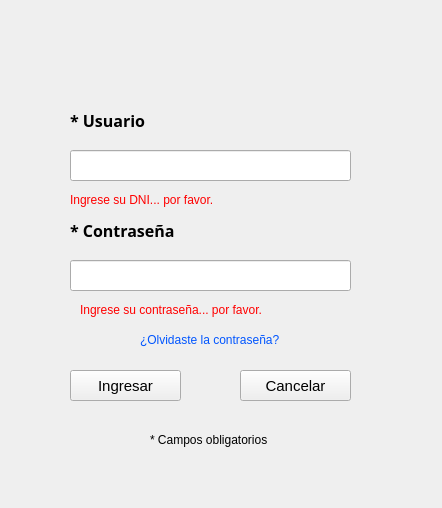
<?xml version="1.0" encoding="UTF-8"?>
<ui version="4.0">
 <class>MainWindow</class>
 <widget class="QMainWindow" name="MainWindow">
  <property name="geometry">
   <rect>
    <x>0</x>
    <y>0</y>
    <width>442</width>
    <height>508</height>
   </rect>
  </property>
  <property name="windowTitle">
   <string>Inicio de Sesión</string>
  </property>
  <widget class="QWidget" name="centralwidget">
   <widget class="QLabel" name="lbl_usuario">
    <property name="geometry">
     <rect>
      <x>70</x>
      <y>110</y>
      <width>131</width>
      <height>20</height>
     </rect>
    </property>
    <property name="font">
     <font>
      <family>Arial Black</family>
      <pointsize>12</pointsize>
      <bold>true</bold>
     </font>
    </property>
    <property name="text">
     <string>* Usuario</string>
    </property>
   </widget>
   <widget class="QLineEdit" name="lineEdit_2">
    <property name="geometry">
     <rect>
      <x>70</x>
      <y>150</y>
      <width>281</width>
      <height>31</height>
     </rect>
    </property>
   </widget>
   <widget class="QLabel" name="lbl_contrasenia">
    <property name="geometry">
     <rect>
      <x>70</x>
      <y>220</y>
      <width>131</width>
      <height>20</height>
     </rect>
    </property>
    <property name="font">
     <font>
      <family>Arial Black</family>
      <pointsize>12</pointsize>
      <bold>true</bold>
     </font>
    </property>
    <property name="text">
     <string>* Contraseña</string>
    </property>
   </widget>
   <widget class="QLineEdit" name="lineEdit_3">
    <property name="geometry">
     <rect>
      <x>70</x>
      <y>260</y>
      <width>281</width>
      <height>31</height>
     </rect>
    </property>
   </widget>
   <widget class="QPushButton" name="btn_ingresar">
    <property name="geometry">
     <rect>
      <x>70</x>
      <y>370</y>
      <width>111</width>
      <height>31</height>
     </rect>
    </property>
    <property name="font">
     <font>
      <family>Arial</family>
      <pointsize>11</pointsize>
     </font>
    </property>
    <property name="text">
     <string>Ingresar</string>
    </property>
   </widget>
   <widget class="QLabel" name="lbl_olvido_password">
    <property name="geometry">
     <rect>
      <x>140</x>
      <y>330</y>
      <width>151</width>
      <height>20</height>
     </rect>
    </property>
    <property name="palette">
     <palette>
      <active>
       <colorrole role="WindowText">
        <brush brushstyle="SolidPattern">
         <color alpha="255">
          <red>0</red>
          <green>85</green>
          <blue>255</blue>
         </color>
        </brush>
       </colorrole>
      </active>
      <inactive>
       <colorrole role="WindowText">
        <brush brushstyle="SolidPattern">
         <color alpha="255">
          <red>0</red>
          <green>85</green>
          <blue>255</blue>
         </color>
        </brush>
       </colorrole>
      </inactive>
      <disabled/>
     </palette>
    </property>
    <property name="font">
     <font>
      <family>Arial</family>
      <bold>false</bold>
     </font>
    </property>
    <property name="text">
     <string>¿Olvidaste la contraseña?</string>
    </property>
    <property name="indent">
     <number>0</number>
    </property>
   </widget>
   <widget class="QLabel" name="lbl_campo_obligatorio">
    <property name="geometry">
     <rect>
      <x>150</x>
      <y>430</y>
      <width>141</width>
      <height>20</height>
     </rect>
    </property>
    <property name="palette">
     <palette>
      <active>
       <colorrole role="WindowText">
        <brush brushstyle="SolidPattern">
         <color alpha="255">
          <red>0</red>
          <green>0</green>
          <blue>0</blue>
         </color>
        </brush>
       </colorrole>
      </active>
      <inactive>
       <colorrole role="WindowText">
        <brush brushstyle="SolidPattern">
         <color alpha="255">
          <red>0</red>
          <green>0</green>
          <blue>0</blue>
         </color>
        </brush>
       </colorrole>
      </inactive>
      <disabled/>
     </palette>
    </property>
    <property name="font">
     <font>
      <family>Arial</family>
     </font>
    </property>
    <property name="text">
     <string>* Campos obligatorios</string>
    </property>
    <property name="indent">
     <number>0</number>
    </property>
   </widget>
   <widget class="QPushButton" name="btn_cancelar">
    <property name="geometry">
     <rect>
      <x>240</x>
      <y>370</y>
      <width>111</width>
      <height>31</height>
     </rect>
    </property>
    <property name="font">
     <font>
      <family>Arial</family>
      <pointsize>11</pointsize>
     </font>
    </property>
    <property name="text">
     <string>Cancelar</string>
    </property>
   </widget>
   <widget class="QLabel" name="lbl_ingrese_contrasenia">
    <property name="geometry">
     <rect>
      <x>80</x>
      <y>300</y>
      <width>241</width>
      <height>20</height>
     </rect>
    </property>
    <property name="palette">
     <palette>
      <active>
       <colorrole role="WindowText">
        <brush brushstyle="SolidPattern">
         <color alpha="255">
          <red>255</red>
          <green>0</green>
          <blue>0</blue>
         </color>
        </brush>
       </colorrole>
      </active>
      <inactive>
       <colorrole role="WindowText">
        <brush brushstyle="SolidPattern">
         <color alpha="255">
          <red>255</red>
          <green>0</green>
          <blue>0</blue>
         </color>
        </brush>
       </colorrole>
      </inactive>
      <disabled/>
     </palette>
    </property>
    <property name="font">
     <font>
      <family>Arial</family>
     </font>
    </property>
    <property name="text">
     <string>Ingrese su contraseña... por favor.</string>
    </property>
    <property name="indent">
     <number>0</number>
    </property>
   </widget>
   <widget class="QLabel" name="lbl_ingrese_usuario">
    <property name="geometry">
     <rect>
      <x>70</x>
      <y>190</y>
      <width>241</width>
      <height>20</height>
     </rect>
    </property>
    <property name="palette">
     <palette>
      <active>
       <colorrole role="WindowText">
        <brush brushstyle="SolidPattern">
         <color alpha="255">
          <red>255</red>
          <green>0</green>
          <blue>0</blue>
         </color>
        </brush>
       </colorrole>
      </active>
      <inactive>
       <colorrole role="WindowText">
        <brush brushstyle="SolidPattern">
         <color alpha="255">
          <red>255</red>
          <green>0</green>
          <blue>0</blue>
         </color>
        </brush>
       </colorrole>
      </inactive>
      <disabled/>
     </palette>
    </property>
    <property name="font">
     <font>
      <family>Arial</family>
     </font>
    </property>
    <property name="text">
     <string>Ingrese su DNI... por favor.</string>
    </property>
    <property name="indent">
     <number>0</number>
    </property>
   </widget>
  </widget>
 </widget>
 <resources/>
 <connections/>
</ui>
